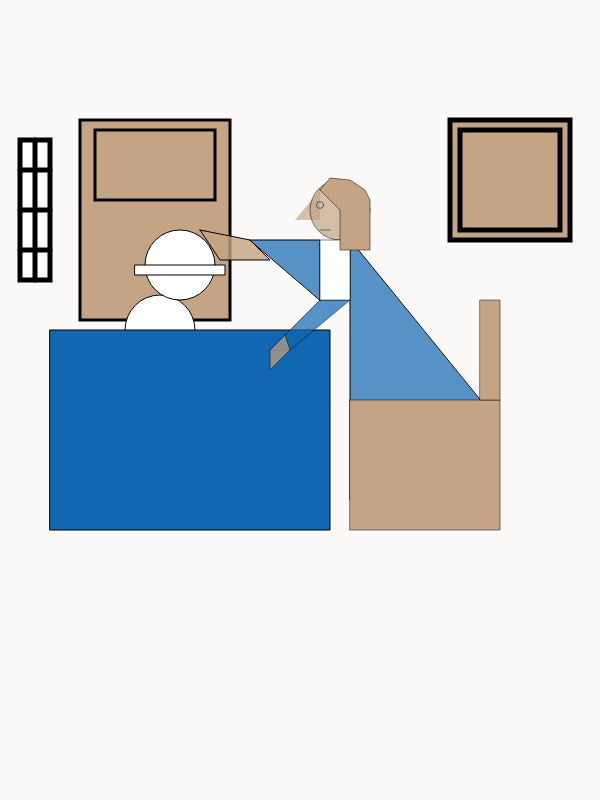
Frame 1 (no input)
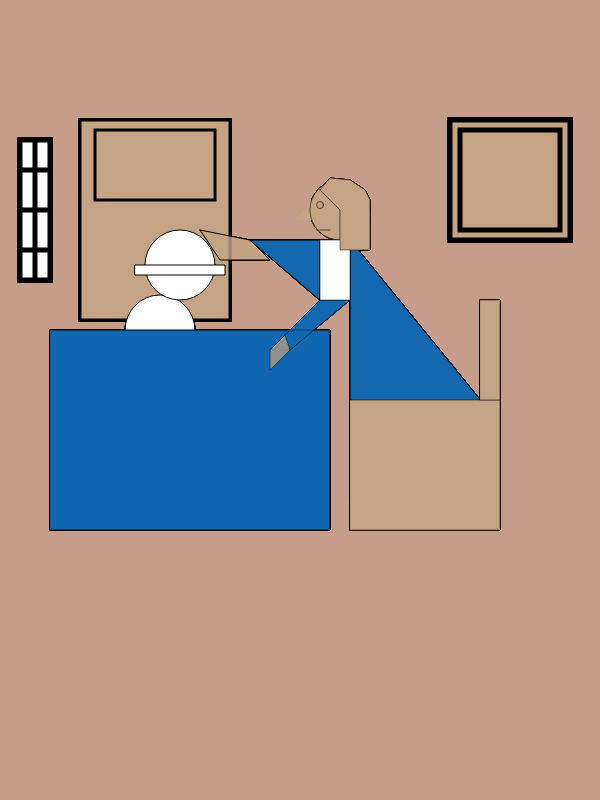
Frame 60 (no input)
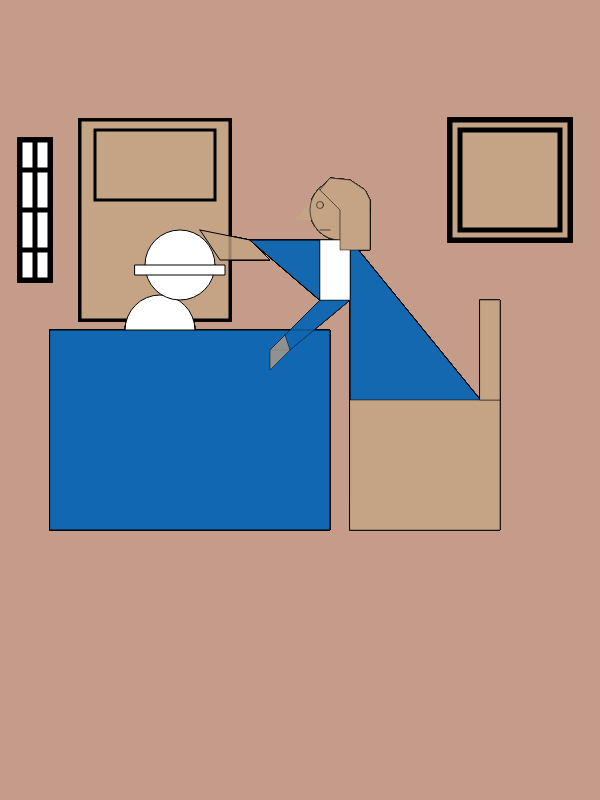
Frame 120 (the mouse pressed at the canvas centre since frame 60)

The p5.js sketch that drew these frames (run headless with seeded random() and noise() and a simulated clock; from frame 60 on, the mouse is pressed at the canvas centre):

// p5.js sketch
// ── sketch.js


// Global variables
let x, y, d, t;
let velX = 1;
var canvasWH = 500;
let posx = 0;
let posy = canvasWH / 2;
let velocidad;
let parada = -0.2; // The more negative the stop value,
// the closer the circle stops to the left margin

function setup() {
  createCanvas(canvasWH, canvasWH);
  x = width / 2;
  y = height / 2;
  diametro = 150;
  t = diametro / 2;
  noStroke();
}

function draw() {
  background(0, 10);

  x += velX;

  if (x > width + t) {
    x = 0 - t;
  }

  setVel('parar');
  circle(x, y, diametro);

  function setVel(_p1) {
    if (_p1 == 'rapido') { // Press R key
      velX = 10;
    }
    if (_p1 == 'lento') { // Press L key
      velX = 1;
    }
    if (_p1 == 'parar') { // Press P key
      velX = 0;
    }

    if (posx < width / 5) {
      velocidad = 3;
    } else if (posx < width / 2) {
      velocidad = 5;
    } // Depending on the position, assign a speed

    if (velocidad > 0) {
      velocidad = velocidad + parada;
    } // If the speed is greater than zero, apply the stop value
    // which acts as a brake
    posx = posx + velocidad; // Update the x position with the speed

    // Circle
    noStroke();
    fill(255);
    circle(posx, posy, diametro); // Draw the circle
    // Add color without using stroke
  }
}

function setup() {
  createCanvas(600, 800); // Vertical
}

function draw() {
  background('rgba(196, 164, 132, 0.05)');
  
  fill(255, 255, 255);  // White fill
  stroke(0, 0, 0);  // Black stroke
  strokeWeight(5);
  rect(20, 140, 30, 140);  // Rectangle (window)
  line(35, 140, 35, 280);  // Bar 1
  line(20, 170, 50, 170);  // Bar 2
  line(20, 210, 50, 210);  // Bar 3
  line(20, 250, 50, 250);  // Bar 4
  
  fill(196, 164, 132);  // Brown fill
  rect(450, 120, 120, 120);  // Rectangle (frame)
  rect(460, 130, 100, 100);  // Rectangle (frame)
  
  fill(196, 164, 132);  // Brown fill
  stroke(0, 0, 0);  // Black outline
  strokeWeight(3); // Stroke thickness
  rect(80, 120, 150, 200);  // Rectangle (cabinet)
  rect(95, 130, 120, 70);  // Rectangle (cabinet)
  
  fill(255, 255, 255);  // White fill
  stroke(0, 0, 0);  // Black outline
  strokeWeight(1);   // Outline thickness
  arc(160, 330, 70, 70, PI, radians(360));  // Arc
  ellipse(180, 265, 70, 70);  // Globe
  rect(135, 265, 90, 10);  // Globe rectangle

  fill(17, 103, 177);  // Blue fill
  rect(50, 330, 280, 200);   // Table
  
  fill('rgba(196, 164, 132, 0.80)');  // Brown with transparency
  beginShape();
  vertex(200, 230);
  vertex(250, 240);
  vertex(270, 260);
  vertex(220, 260);
  endShape(CLOSE);  // Right hand
  
  fill('rgba(17, 103, 177, 0.7)');  // Blue with transparency
  triangle(250, 240, 320, 240, 320, 300);  // Right arm
  
  fill('rgba(17, 103, 177, 0.7)');  // Blue with transparency
  triangle(350, 240, 350, 500, 480, 400);  // Back
  
  fill('rgba(196, 164, 132, 0.7)');  // Brown with transparency
  noStroke();  // No outline
  triangle(295, 220, 320, 190, 320, 220);  // Nose
  stroke(0, 0, 0);  // Black outline
  strokeWeight(0.5);  // Outline thickness
  ellipse(340, 210, 60, 60);  // Head
  noFill();  // No fill
  ellipse(320, 205, 7, 7);  // Eye
  line(320, 230, 330, 230);  // Mouth
  
  beginShape();
  fill('rgba(17, 103, 177, 0.7)');  // Blue with transparency
  vertex(320, 300);
  vertex(350, 300);
  vertex(290, 350);
  vertex(270, 350);
  endShape(CLOSE);  // Left arm

  beginShape();
  fill('rgba(196, 164, 132, 0.7)');
  vertex(285, 335);
  vertex(290, 350);
  vertex(270, 370);
  vertex(270, 350);
  endShape(CLOSE);  // Left hand
  
  beginShape();
  fill(255, 255, 255);
  vertex(320, 300);
  vertex(320, 240);
  vertex(350, 240);
  vertex(350, 300);
  endShape(CLOSE);  // Body
  
  beginShape();
  fill(196, 164, 132);
  vertex(320, 190);
  vertex(340, 210);
  vertex(340, 250);
  vertex(370, 250);
  vertex(370, 200);
  vertex(365, 190);
  vertex(350, 180);
  vertex(330, 178);
  endShape(CLOSE);  // Hair

  fill(196, 164, 132);  // Brown fill
  rect(350, 400, 150, 130);  // Chair
  rect(480, 300, 20, 100);  // Chair
}
